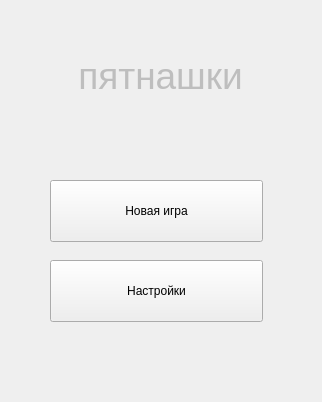
<?xml version="1.0" encoding="UTF-8"?>
<ui version="4.0">
 <class>GameStartWidget</class>
 <widget class="QWidget" name="GameStartWidget">
  <property name="geometry">
   <rect>
    <x>0</x>
    <y>0</y>
    <width>322</width>
    <height>402</height>
   </rect>
  </property>
  <property name="windowTitle">
   <string>Form</string>
  </property>
  <property name="styleSheet">
   <string notr="true"/>
  </property>
  <widget class="QWidget" name="GameStartCenralWidget" native="true">
   <property name="geometry">
    <rect>
     <x>0</x>
     <y>0</y>
     <width>322</width>
     <height>402</height>
    </rect>
   </property>
   <property name="styleSheet">
    <string notr="true"/>
   </property>
   <widget class="QLabel" name="gameTitleLabel">
    <property name="enabled">
     <bool>false</bool>
    </property>
    <property name="geometry">
     <rect>
      <x>30</x>
      <y>55</y>
      <width>261</width>
      <height>61</height>
     </rect>
    </property>
    <property name="sizePolicy">
     <sizepolicy hsizetype="Fixed" vsizetype="Fixed">
      <horstretch>0</horstretch>
      <verstretch>0</verstretch>
     </sizepolicy>
    </property>
    <property name="font">
     <font>
      <pointsize>28</pointsize>
     </font>
    </property>
    <property name="styleSheet">
     <string notr="true"/>
    </property>
    <property name="text">
     <string>пятнашки</string>
    </property>
    <property name="alignment">
     <set>Qt::AlignHCenter|Qt::AlignTop</set>
    </property>
   </widget>
   <widget class="QPushButton" name="settingBtn">
    <property name="geometry">
     <rect>
      <x>50</x>
      <y>260</y>
      <width>213</width>
      <height>62</height>
     </rect>
    </property>
    <property name="cursor">
     <cursorShape>PointingHandCursor</cursorShape>
    </property>
    <property name="text">
     <string>Настройки</string>
    </property>
   </widget>
   <widget class="QPushButton" name="newGameBtn">
    <property name="geometry">
     <rect>
      <x>50</x>
      <y>180</y>
      <width>213</width>
      <height>62</height>
     </rect>
    </property>
    <property name="cursor">
     <cursorShape>PointingHandCursor</cursorShape>
    </property>
    <property name="text">
     <string>Новая игра</string>
    </property>
   </widget>
  </widget>
 </widget>
 <resources/>
 <connections/>
</ui>
